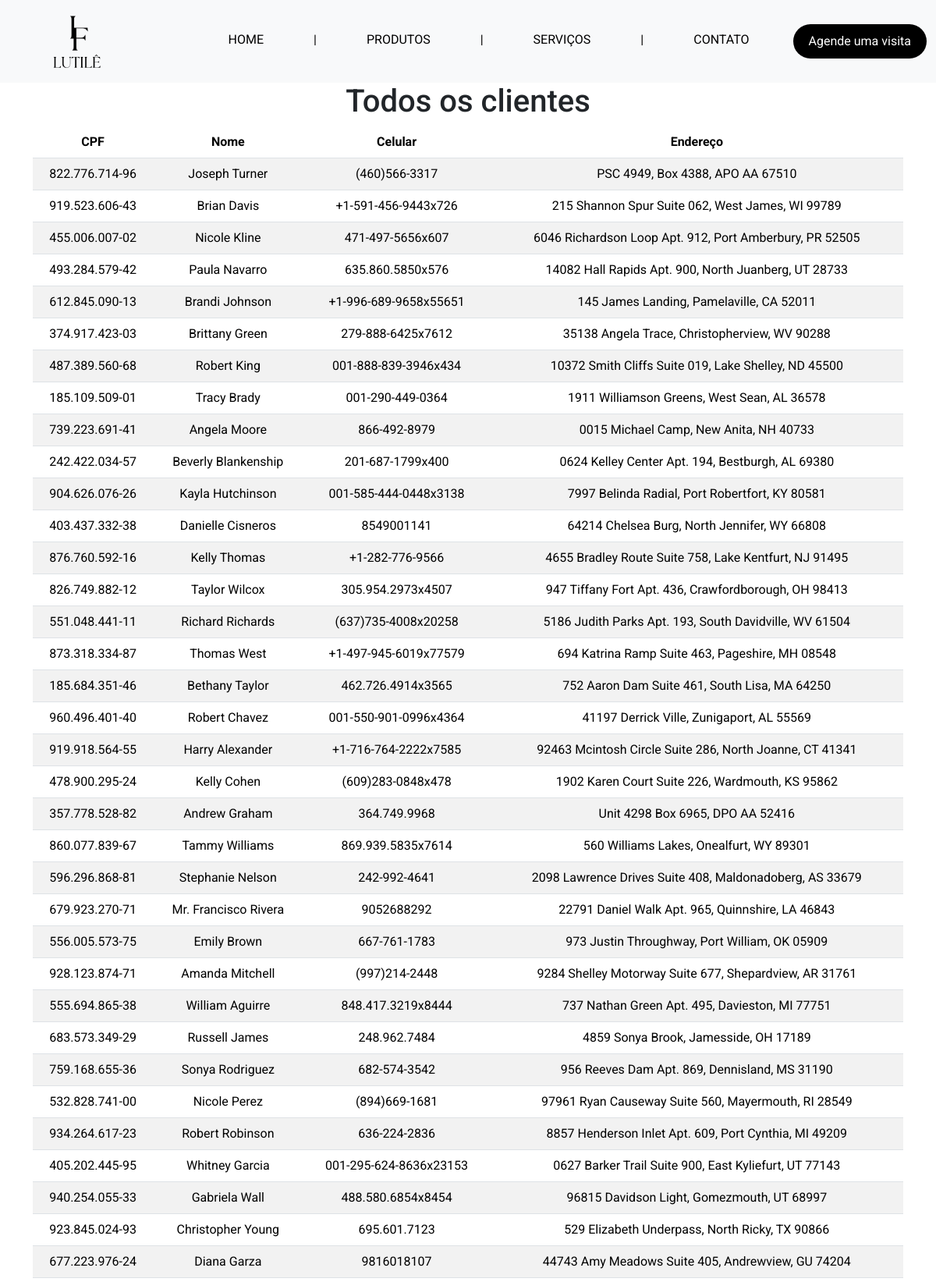
Page /admin/clientes (upper part) on the committed database.
### tables this page shows
CREATE TABLE `cliente` (
  `cpf` VARCHAR(11) NOT NULL,
  `nome_cliente` VARCHAR(100) NOT NULL,
  `celular` VARCHAR(14) NOT NULL,
  `endereco` VARCHAR(100) NOT NULL,
  PRIMARY KEY (`cpf`)
);

### app.py (the view)
@app.route('/admin/clientes', methods=['GET'])
def clientes_admin():
    clientes = get_clientes()
    return render_template('html/pages/admin/clientes-admin.html', clientes=clientes)

### app.py (called while the page is built)
def get_connection():
    return sqlite3.connect('instance/salao_festas.db')

def get_clientes():
    with get_connection() as conn:
        cursor = conn.cursor()
        cursor.execute('SELECT * FROM cliente')
        clientes = cursor.fetchall()
        return clientes

@app.context_processor
def inject_active():
    def is_active(endpoint): #recebe o endpoint (rota) e verifica se é igual o endpoint atual, se for ele retorna a classeactive, se não retorna vazio
        return 'active' if request.endpoint == endpoint else ''
    return dict(is_active=is_active)

### templates/html/pages/admin/clientes-admin.html
{% extends 'base.html'%}
{% block content %}
<h1 class="text-center">Todos os clientes</h1>
<div class="container d-flex flex-column align-items-center">
    <table class="table table-striped">
        <thead>
          <tr>
            <th scope="col" class="text-center">CPF</th>
            <th scope="col" class="text-center">Nome</th>
            <th scope="col" class="text-center">Celular</th>
            <th scope="col" class="text-center">Endereço</th>
          </tr>
        </thead>
        <tbody>
          {% for cliente in clientes %}
          {% if cliente[0] != '000.000.000-00' %}
          <tr>
              <td class="text-center">{{ cliente[0] }}</td>
              <td class="text-center">{{ cliente[1] }}</td>
              <td class="text-center">{{ cliente[2] }}</td>
              <td class="text-center">{{ cliente[3] }}</td>
          </tr>
          {% endif %}
          {% endfor %}
        </tbody>
      </table>
</div>
{% endblock %}

### static/style/style.css (style rules this page uses)
* { font-family: "Roboto", sans-serif !important; }
body { overflow-y: auto; }

### rows in the picture
cliente: cpf "822.776.714-96", nome_cliente "Joseph Turner", celular "(460)566-3317", endereco "PSC 4949, Box 4388, APO AA 67510"
cliente: cpf "919.523.606-43", nome_cliente "Brian Davis", celular "+1-591-456-9443x726", endereco "215 Shannon Spur Suite 062, West James, WI 99789"
cliente: cpf "455.006.007-02", nome_cliente "Nicole Kline", celular "471-497-5656x607", endereco "6046 Richardson Loop Apt. 912, Port Amberbury, PR 52505"
cliente: cpf "493.284.579-42", nome_cliente "Paula Navarro", celular "635.860.5850x576", endereco "14082 Hall Rapids Apt. 900, North Juanberg, UT 28733"
cliente: cpf "612.845.090-13", nome_cliente "Brandi Johnson", celular "+1-996-689-9658x55651", endereco "145 James Landing, Pamelaville, CA 52011"
cliente: cpf "374.917.423-03", nome_cliente "Brittany Green", celular "279-888-6425x7612", endereco "35138 Angela Trace, Christopherview, WV 90288"
cliente: cpf "487.389.560-68", nome_cliente "Robert King", celular "001-888-839-3946x434", endereco "10372 Smith Cliffs Suite 019, Lake Shelley, ND 45500"
cliente: cpf "185.109.509-01", nome_cliente "Tracy Brady", celular "001-290-449-0364", endereco "1911 Williamson Greens, West Sean, AL 36578"
cliente: cpf "739.223.691-41", nome_cliente "Angela Moore", celular "866-492-8979", endereco "0015 Michael Camp, New Anita, NH 40733"
cliente: cpf "242.422.034-57", nome_cliente "Beverly Blankenship", celular "201-687-1799x400", endereco "0624 Kelley Center Apt. 194, Bestburgh, AL 69380"
cliente: cpf "904.626.076-26", nome_cliente "Kayla Hutchinson", celular "001-585-444-0448x3138", endereco "7997 Belinda Radial, Port Robertfort, KY 80581"
cliente: cpf "403.437.332-38", nome_cliente "Danielle Cisneros", celular "8549001141", endereco "64214 Chelsea Burg, North Jennifer, WY 66808"
cliente: cpf "876.760.592-16", nome_cliente "Kelly Thomas", celular "+1-282-776-9566", endereco "4655 Bradley Route Suite 758, Lake Kentfurt, NJ 91495"
cliente: cpf "826.749.882-12", nome_cliente "Taylor Wilcox", celular "305.954.2973x4507", endereco "947 Tiffany Fort Apt. 436, Crawfordborough, OH 98413"
cliente: cpf "551.048.441-11", nome_cliente "Richard Richards", celular "(637)735-4008x20258", endereco "5186 Judith Parks Apt. 193, South Davidville, WV 61504"
cliente: cpf "873.318.334-87", nome_cliente "Thomas West", celular "+1-497-945-6019x77579", endereco "694 Katrina Ramp Suite 463, Pageshire, MH 08548"
cliente: cpf "185.684.351-46", nome_cliente "Bethany Taylor", celular "462.726.4914x3565", endereco "752 Aaron Dam Suite 461, South Lisa, MA 64250"
cliente: cpf "960.496.401-40", nome_cliente "Robert Chavez", celular "001-550-901-0996x4364", endereco "41197 Derrick Ville, Zunigaport, AL 55569"
cliente: cpf "919.918.564-55", nome_cliente "Harry Alexander", celular "+1-716-764-2222x7585", endereco "92463 Mcintosh Circle Suite 286, North Joanne, CT 41341"
cliente: cpf "478.900.295-24", nome_cliente "Kelly Cohen", celular "(609)283-0848x478", endereco "1902 Karen Court Suite 226, Wardmouth, KS 95862"
cliente: cpf "357.778.528-82", nome_cliente "Andrew Graham", celular "364.749.9968", endereco "Unit 4298 Box 6965, DPO AA 52416"
cliente: cpf "860.077.839-67", nome_cliente "Tammy Williams", celular "869.939.5835x7614", endereco "560 Williams Lakes, Onealfurt, WY 89301"
cliente: cpf "596.296.868-81", nome_cliente "Stephanie Nelson", celular "242-992-4641", endereco "2098 Lawrence Drives Suite 408, Maldonadoberg, AS 33679"
cliente: cpf "679.923.270-71", nome_cliente "Mr. Francisco Rivera", celular "9052688292", endereco "22791 Daniel Walk Apt. 965, Quinnshire, LA 46843"
cliente: cpf "556.005.573-75", nome_cliente "Emily Brown", celular "667-761-1783", endereco "973 Justin Throughway, Port William, OK 05909"
cliente: cpf "928.123.874-71", nome_cliente "Amanda Mitchell", celular "(997)214-2448", endereco "9284 Shelley Motorway Suite 677, Shepardview, AR 31761"
cliente: cpf "555.694.865-38", nome_cliente "William Aguirre", celular "848.417.3219x8444", endereco "737 Nathan Green Apt. 495, Davieston, MI 77751"
cliente: cpf "683.573.349-29", nome_cliente "Russell James", celular "248.962.7484", endereco "4859 Sonya Brook, Jamesside, OH 17189"
cliente: cpf "759.168.655-36", nome_cliente "Sonya Rodriguez", celular "682-574-3542", endereco "956 Reeves Dam Apt. 869, Dennisland, MS 31190"
cliente: cpf "532.828.741-00", nome_cliente "Nicole Perez", celular "(894)669-1681", endereco "97961 Ryan Causeway Suite 560, Mayermouth, RI 28549"
cliente: cpf "934.264.617-23", nome_cliente "Robert Robinson", celular "636-224-2836", endereco "8857 Henderson Inlet Apt. 609, Port Cynthia, MI 49209"
cliente: cpf "405.202.445-95", nome_cliente "Whitney Garcia", celular "001-295-624-8636x23153", endereco "0627 Barker Trail Suite 900, East Kyliefurt, UT 77143"
cliente: cpf "940.254.055-33", nome_cliente "Gabriela Wall", celular "488.580.6854x8454", endereco "96815 Davidson Light, Gomezmouth, UT 68997"
cliente: cpf "923.845.024-93", nome_cliente "Christopher Young", celular "695.601.7123", endereco "529 Elizabeth Underpass, North Ricky, TX 90866"
cliente: cpf "677.223.976-24", nome_cliente "Diana Garza", celular "9816018107", endereco "44743 Amy Meadows Suite 405, Andrewview, GU 74204"
